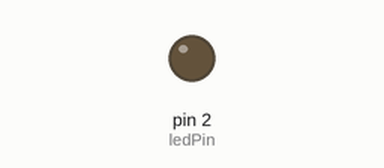
The sketch below on a simulated Arduino Uno, built with avr-gcc and run on an emulated ATmega328P. Shown: output pins drawn as LEDs (lit = HIGH).

Above: at 1.5 s.
At 4.5 s:
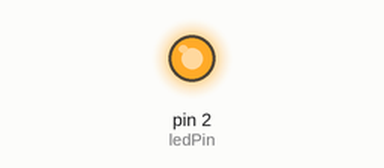
Timing chart, 0 to 10.4 s (numbered marks = the images above):
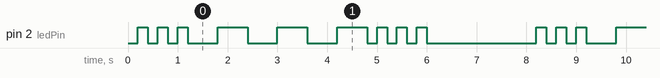

The sketch:

lab02.2milli.ino
```cpp
const int ledPin = 2;
unsigned long timer = 0;  // 通用计时器
int stage = 0;            // 当前阶段（0=S1, 1=O, 2=S2, 3=Pause）
int count = 0;            // 当前阶段闪烁次数

void setup() {
  pinMode(ledPin, OUTPUT);
}

void loop() {
  unsigned long now = millis();  // 获取当前时间

  // 阶段0：第一个S（短闪3次）
  if (stage == 0) {
    if (now - timer >= 200) {    // 每200ms切换一次
    timer = now;
      digitalWrite(ledPin, !digitalRead(ledPin));  // 翻转LED
      if (digitalRead(ledPin) == LOW) {  // 每次熄灭算一次闪烁
        count++;
        if (count >= 3) {  // 闪完3次
          stage = 1;       // 进入O阶段
          count = 0;
          timer = now;    // 重置计时器
        }
      }
    }
  }

  // 阶段1：O（长闪3次）
  else if (stage == 1) {
    if (now - timer >= 600) {    // 每600ms切换一次
      timer = now;
      digitalWrite(ledPin, !digitalRead(ledPin));
      if (digitalRead(ledPin) == LOW) {
        count++;
        if (count >= 3) {
          stage = 2;             // 进入第二个S阶段
          count = 0;
          timer = now;
        }
      }
    }
  }

  // 阶段2：第二个S（短闪3次）
  else if (stage == 2) {
    if (now - timer >= 200) {
      timer = now;
      digitalWrite(ledPin, !digitalRead(ledPin));
      if (digitalRead(ledPin) == LOW) {
        count++;
        if (count >= 3) {
          stage = 3;             // 进入长停顿
          count = 0;
          timer = now;
        }
      }
    }
  }

  // 阶段3：长停顿（2秒）
  else if (stage == 3) {
    if (now - timer >= 2000) {   // 停顿2秒
      stage = 0;                 // 回到第一个S，循环
      timer = now;
    }
  }
}
```

Measured:
- by itself, pin 2 (ledPin): repeats every 8.0 s: 2 × (LOW 0.20 s, HIGH 0.20 s), 3 × (LOW 0.60 s, HIGH 0.60 s), 3 × (LOW 0.20 s, HIGH 0.20 s), LOW 2.2 s, HIGH 0.20 s
- by itself, everything shown: repeats every 8.0 s, in 18 steps
